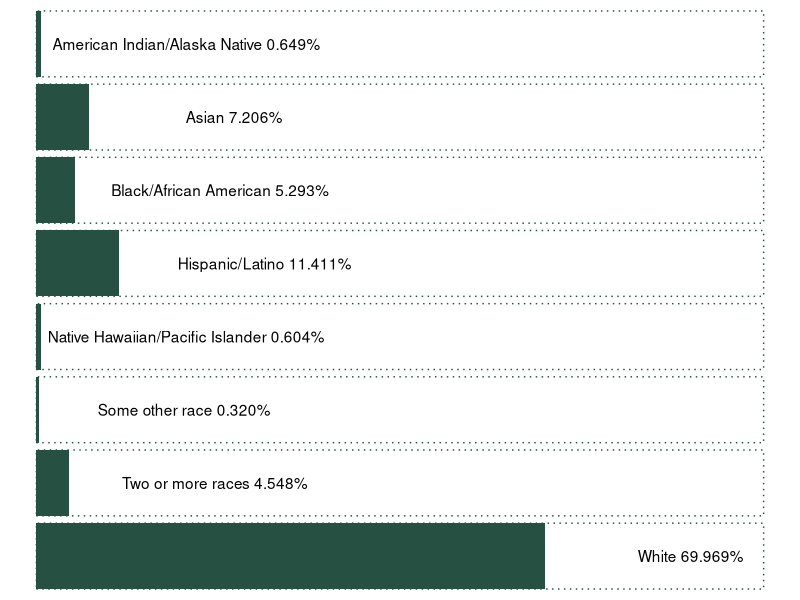

Reproduce this figure in R.
library(tidyverse)
library(scales)

tfff_dark_green <- "#265142"

# Working on recreating this graph: https://show.rfor.us/hJFyQL

race_ethnicity <- read_csv("data/race-ethnicity.csv") %>%
  filter(geography == "Multnomah",
         year == 2020) %>%
  select(population, value)

race_ethnicity %>% 
  mutate(population = fct_rev(population)) %>% 
  ggplot() +
  geom_col(aes(x = 1,
               y = population),
           fill = "transparent",
           color = tfff_dark_green,
           linetype = "dotted") +
  geom_col(aes(x = value,
               y = population),
           fill = tfff_dark_green) +
  geom_text(aes(x = value + 0.2,
                y = population,
                label = paste(population, scales::percent(value)))) +
  theme_void()
